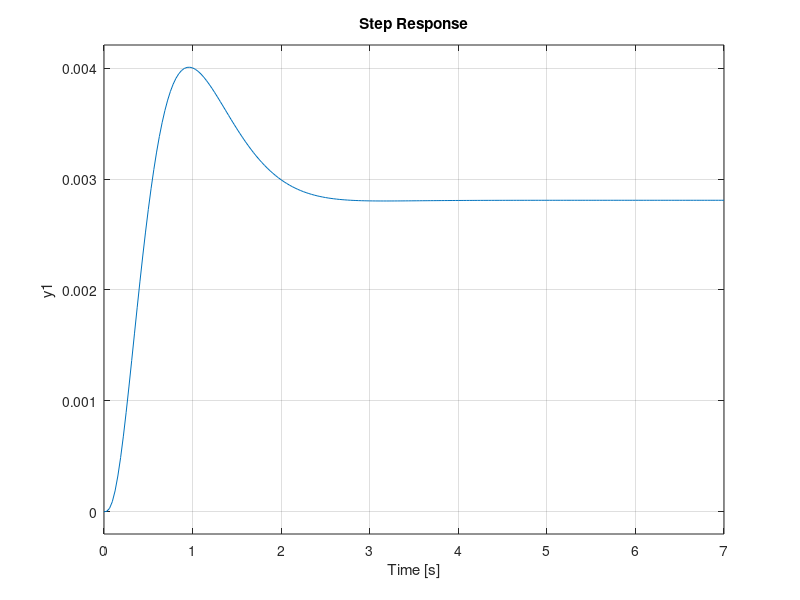

Write the MATLAB code that produced this figure.
clc
clear

num = [1]
den = [1 10]
G1 = tf(num,den)

num = [1]
den = [1 1]
G2 = tf(num,den)

num = [1 1]
den = [ 1 4 4]
G3 = tf(num,den)

num = [1 1]
den = [1 6]
G4 = tf(num,den)

num = [1 1]
den = [1 2]
H1 = tf(num,den)

num = [2 2]
den = [1 1]
H2 = tf(num,den)

num = [1 1]
den = [1 1]
H3 = tf(num,den)

a = H2/G4
b = series(G3,G4)
c = feedback(b,H1,1)
d = series(G2,c)
e = feedback(d,a)
f = series(G1,e)
g = feedback(f,H3)
figure(1)
step(g)